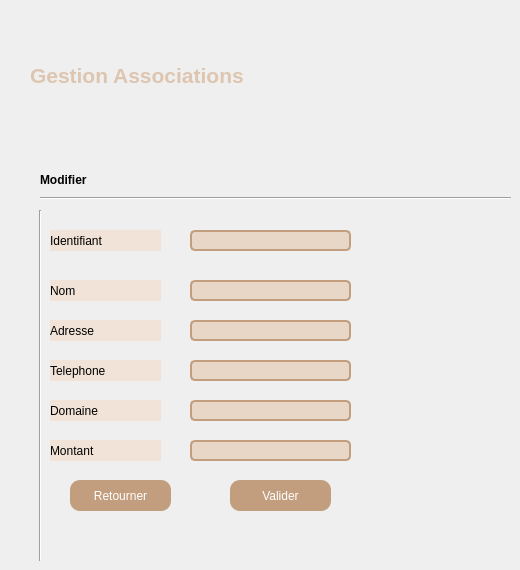
        <widget class="QWidget" name="page_42">
         <widget class="QLabel" name="label_107">
          <property name="geometry">
           <rect>
            <x>30</x>
            <y>50</y>
            <width>351</width>
            <height>51</height>
           </rect>
          </property>
          <property name="font">
           <font>
            <pointsize>14</pointsize>
            <weight>75</weight>
            <bold>true</bold>
           </font>
          </property>
          <property name="styleSheet">
           <string notr="true"/>
          </property>
          <property name="text">
           <string>&lt;html&gt;&lt;head/&gt;&lt;body&gt;&lt;p&gt;&lt;span style=&quot; font-size:16pt; color:#ddc5b0;&quot;&gt;Gestion Associations&lt;/span&gt;&lt;/p&gt;&lt;/body&gt;&lt;/html&gt;</string>
          </property>
         </widget>
         <widget class="QLabel" name="label_ajouter_8">
          <property name="geometry">
           <rect>
            <x>40</x>
            <y>170</y>
            <width>231</width>
            <height>21</height>
           </rect>
          </property>
          <property name="text">
           <string>&lt;html&gt;&lt;head/&gt;&lt;body&gt;&lt;p&gt;&lt;span style=&quot; font-weight:600; color:#000000;&quot;&gt;Modifier&lt;/span&gt;&lt;/p&gt;&lt;/body&gt;&lt;/html&gt;</string>
          </property>
         </widget>
         <widget class="Line" name="line_21">
          <property name="geometry">
           <rect>
            <x>40</x>
            <y>190</y>
            <width>471</width>
            <height>16</height>
           </rect>
          </property>
          <property name="orientation">
           <enum>Qt::Horizontal</enum>
          </property>
         </widget>
         <widget class="Line" name="line_22">
          <property name="geometry">
           <rect>
            <x>30</x>
            <y>210</y>
            <width>20</width>
            <height>351</height>
           </rect>
          </property>
          <property name="orientation">
           <enum>Qt::Vertical</enum>
          </property>
         </widget>
         <widget class="QLabel" name="label_nom_20">
          <property name="geometry">
           <rect>
            <x>50</x>
            <y>230</y>
            <width>111</width>
            <height>21</height>
           </rect>
          </property>
          <property name="styleSheet">
           <string notr="true">background-color: rgb(241, 227, 215);</string>
          </property>
          <property name="text">
           <string>Identifiant</string>
          </property>
         </widget>
         <widget class="QLabel" name="label_nom_21">
          <property name="geometry">
           <rect>
            <x>50</x>
            <y>280</y>
            <width>111</width>
            <height>21</height>
           </rect>
          </property>
          <property name="styleSheet">
           <string notr="true">background-color: rgb(241, 227, 215);</string>
          </property>
          <property name="text">
           <string>Nom</string>
          </property>
         </widget>
         <widget class="QLabel" name="label_nom_22">
          <property name="geometry">
           <rect>
            <x>50</x>
            <y>320</y>
            <width>111</width>
            <height>21</height>
           </rect>
          </property>
          <property name="styleSheet">
           <string notr="true">background-color: rgb(241, 227, 215);</string>
          </property>
          <property name="text">
           <string>Adresse</string>
          </property>
         </widget>
         <widget class="QLabel" name="label_nom_23">
          <property name="geometry">
           <rect>
            <x>50</x>
            <y>360</y>
            <width>111</width>
            <height>21</height>
           </rect>
          </property>
          <property name="styleSheet">
           <string notr="true">background-color: rgb(241, 227, 215);</string>
          </property>
          <property name="text">
           <string>Telephone</string>
          </property>
         </widget>
         <widget class="QLabel" name="label_nom_24">
          <property name="geometry">
           <rect>
            <x>50</x>
            <y>400</y>
            <width>111</width>
            <height>21</height>
           </rect>
          </property>
          <property name="styleSheet">
           <string notr="true">background-color: rgb(241, 227, 215);</string>
          </property>
          <property name="text">
           <string>Domaine</string>
          </property>
         </widget>
         <widget class="QLabel" name="label_nom_25">
          <property name="geometry">
           <rect>
            <x>50</x>
            <y>440</y>
            <width>111</width>
            <height>21</height>
           </rect>
          </property>
          <property name="styleSheet">
           <string notr="true">background-color: rgb(241, 227, 215);</string>
          </property>
          <property name="text">
           <string>Montant</string>
          </property>
         </widget>
         <widget class="QLineEdit" name="idM_3">
          <property name="geometry">
           <rect>
            <x>190</x>
            <y>230</y>
            <width>161</width>
            <height>21</height>
           </rect>
          </property>
          <property name="styleSheet">
           <string notr="true">QLineEdit {
    border: 2px solid #C29E7E;
    border-radius: 5px;
    padding: 6px 12px;
    background-color: #E8D7C6;
}

QLineEdit:focus {
    border-color: #A48569;
}
</string>
          </property>
         </widget>
         <widget class="QLineEdit" name="nomM_3">
          <property name="geometry">
           <rect>
            <x>190</x>
            <y>280</y>
            <width>161</width>
            <height>21</height>
           </rect>
          </property>
          <property name="styleSheet">
           <string notr="true">QLineEdit {
    border: 2px solid #C29E7E;
    border-radius: 5px;
    padding: 6px 12px;
    background-color: #E8D7C6;
}

QLineEdit:focus {
    border-color: #A48569;
}
</string>
          </property>
         </widget>
         <widget class="QLineEdit" name="adresseM_3">
          <property name="geometry">
           <rect>
            <x>190</x>
            <y>320</y>
            <width>161</width>
            <height>21</height>
           </rect>
          </property>
          <property name="styleSheet">
           <string notr="true">QLineEdit {
    border: 2px solid #C29E7E;
    border-radius: 5px;
    padding: 6px 12px;
    background-color: #E8D7C6;
}

QLineEdit:focus {
    border-color: #A48569;
}
</string>
          </property>
         </widget>
         <widget class="QLineEdit" name="telM_3">
          <property name="geometry">
           <rect>
            <x>190</x>
            <y>360</y>
            <width>161</width>
            <height>21</height>
           </rect>
          </property>
          <property name="styleSheet">
           <string notr="true">QLineEdit {
    border: 2px solid #C29E7E;
    border-radius: 5px;
    padding: 6px 12px;
    background-color: #E8D7C6;
}

QLineEdit:focus {
    border-color: #A48569;
}
</string>
          </property>
         </widget>
         <widget class="QLineEdit" name="domaineM_3">
          <property name="geometry">
           <rect>
            <x>190</x>
            <y>400</y>
            <width>161</width>
            <height>21</height>
           </rect>
          </property>
          <property name="styleSheet">
           <string notr="true">QLineEdit {
    border: 2px solid #C29E7E;
    border-radius: 5px;
    padding: 6px 12px;
    background-color: #E8D7C6;
}

QLineEdit:focus {
    border-color: #A48569;
}
</string>
          </property>
         </widget>
         <widget class="QLineEdit" name="montantM_3">
          <property name="geometry">
           <rect>
            <x>190</x>
            <y>440</y>
            <width>161</width>
            <height>21</height>
           </rect>
          </property>
          <property name="styleSheet">
           <string notr="true">QLineEdit {
    border: 2px solid #C29E7E;
    border-radius: 5px;
    padding: 6px 12px;
    background-color: #E8D7C6;
}

QLineEdit:focus {
    border-color: #A48569;
}
</string>
          </property>
         </widget>
         <widget class="QPushButton" name="validerModifier_3">
          <property name="geometry">
           <rect>
            <x>230</x>
            <y>480</y>
            <width>101</width>
            <height>31</height>
           </rect>
          </property>
          <property name="styleSheet">
           <string notr="true">QPushButton
{
border-radius:10px;
background-color:#C29E7E;
color:white;
}
QPushButton:pressed{
padding-left:5px;
padding-top:5px;
background-color: #C29E7E;


}</string>
          </property>
          <property name="text">
           <string>Valider</string>
          </property>
         </widget>
         <widget class="QPushButton" name="BackModifier_3">
          <property name="geometry">
           <rect>
            <x>70</x>
            <y>480</y>
            <width>101</width>
            <height>31</height>
           </rect>
          </property>
          <property name="styleSheet">
           <string notr="true">QPushButton
{
border-radius:10px;
background-color:#C29E7E;
color:white;
}
QPushButton:pressed{
padding-left:5px;
padding-top:5px;
background-color: #C29E7E;


}</string>
          </property>
          <property name="text">
           <string>Retourner</string>
          </property>
         </widget>
        </widget>
